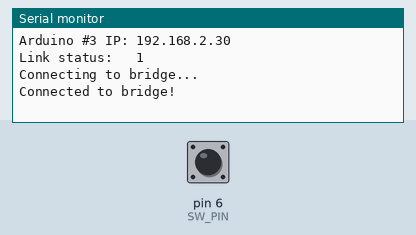
This sketch was run on a simulated Arduino Uno, built with avr-gcc and run on an emulated ATmega328P. Shown: the last lines printed to the serial monitor. Inputs (shaded band) come from the test bench; at power-on: pin 6 (SW_PIN) HIGH. WiFi joins after 1.5 s; servers stay silent unless stated.

Above: at 3.2 s.
3.3 s: pin 6 (SW_PIN) pulled LOW for 0.15 s
At 4.1 s:
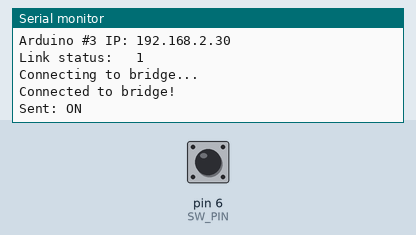
4.9 s: pin 6 (SW_PIN) pulled LOW for 1 s
At 6.2 s:
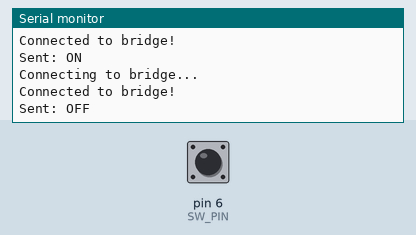

The sketch:

Sender_Node.ino
```cpp
#include <SPI.h>
#include <Ethernet.h>

byte mac[] = {0xDE, 0xAD, 0xBE, 0xEF, 0xFE, 0x04};
IPAddress ip(192, 168, 2, 30);        // same subnet as Module B
IPAddress subnet(255, 255, 255, 0);
IPAddress gateway(0, 0, 0, 0);
IPAddress bridgeIP(192, 168, 2, 20);  // Module B's IP on Arduino #2
const int PORT = 5001;
const int SW_PIN = 6;
EthernetClient client;
bool ledState  = false;
bool lastBtn   = HIGH;
bool connected = false;
void setup() {
  Serial.begin(9600);
  pinMode(SW_PIN, INPUT_PULLUP);

  Ethernet.begin(mac, ip, gateway, gateway, subnet);
  delay(2000);
  Serial.print("Arduino #3 IP: "); Serial.println(Ethernet.localIP());
  Serial.print("Link status:   "); Serial.println(Ethernet.linkStatus());
}

void reconnect() {
  client.stop();
  delay(500);
  Serial.println("Connecting to bridge...");
  if (client.connect(bridgeIP, PORT)) {
    connected = true;
    Serial.println("Connected to bridge!");
  } else {
    Serial.println("Failed, retrying in 2s");
    delay(2000);
  }
}
void loop() {
  if (!connected || !client.connected()) {
    connected = false;
    client.stop();
    reconnect();
    return;
  }

  bool btnNow = digitalRead(SW_PIN);
  if (lastBtn == HIGH && btnNow == LOW) {
    ledState = !ledState;
    client.print(ledState ? "ON" : "OFF");
    Serial.print("Sent: ");
    Serial.println(ledState ? "ON" : "OFF");
    delay(50);
  }
  lastBtn = btnNow;
}
```

Measured:
- after the input at 3.3 s, the serial monitor: prints a new line at once (image 1)
- after the input at 4.9 s, the serial monitor: prints a new line at once (image 2)
